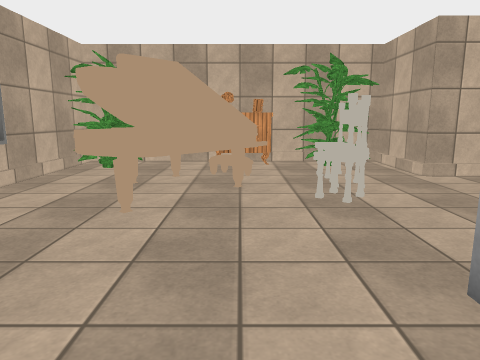
view 1 (above)

24 first-person views from a walk through a 3-D level made in the Unity game engine. The camera is 1.3 m above the floor, tilts 10° down and sees 70° across. Doors are open. The floor is counted in squares, 1 m on a side. Each view is taken from the middle of a square. On the plan, view 1 faces up. The plan holds only what a view shows up to about 15 squares ahead; the rest is blank. The place goes on beyond the plan. The player character is not drawn. Some animated figures are left out. Surface patterns are stand-ins for the level's own textures.

view 2
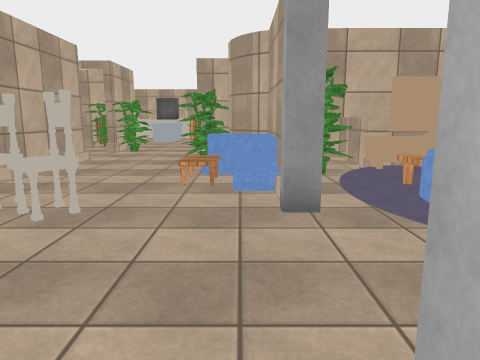

view 3
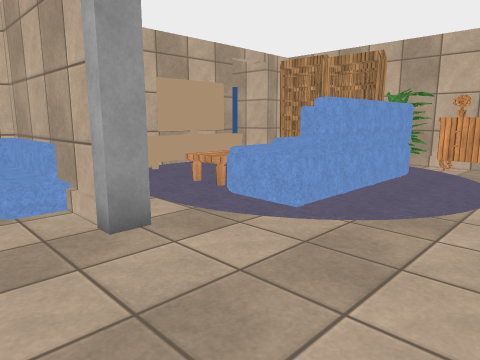

view 4
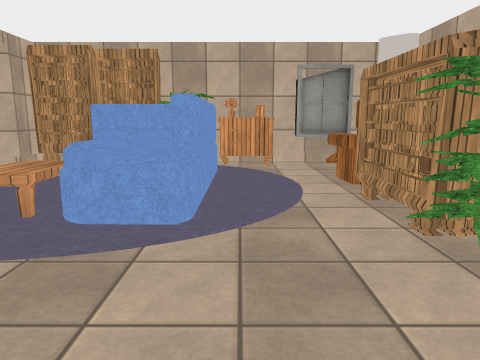

view 5
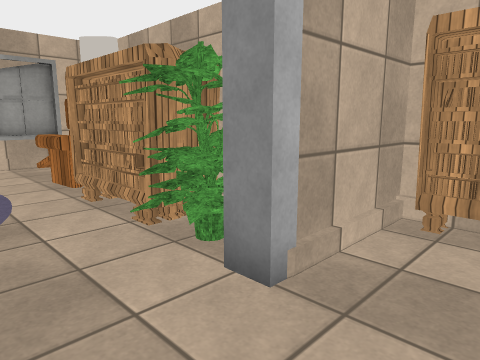

view 6
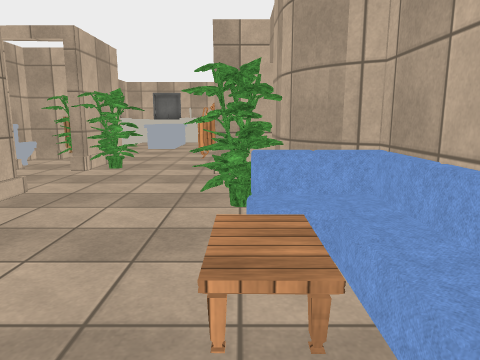

view 7
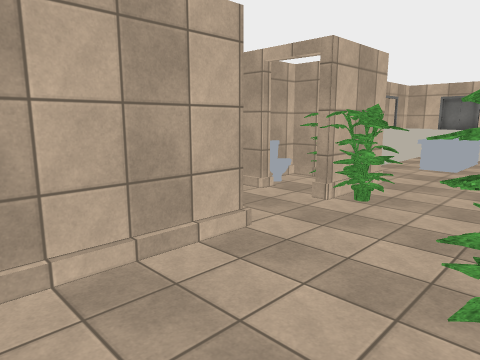

view 8
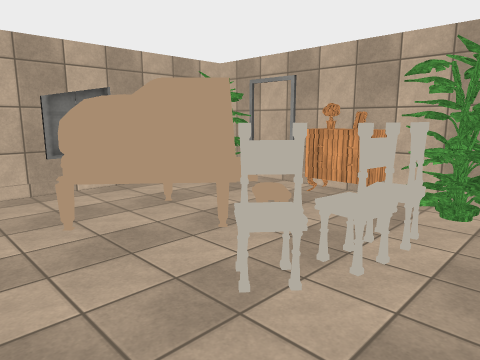

view 9
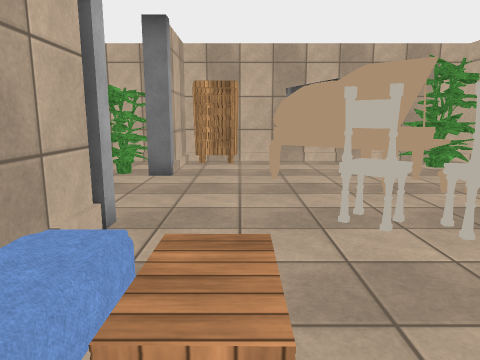

view 10
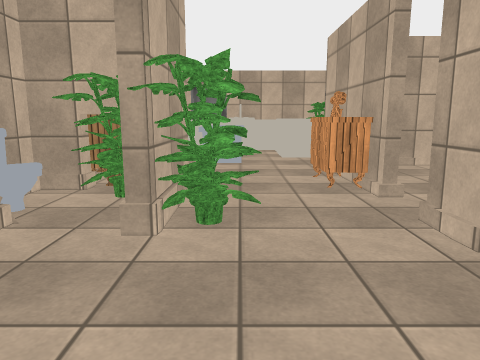

view 11
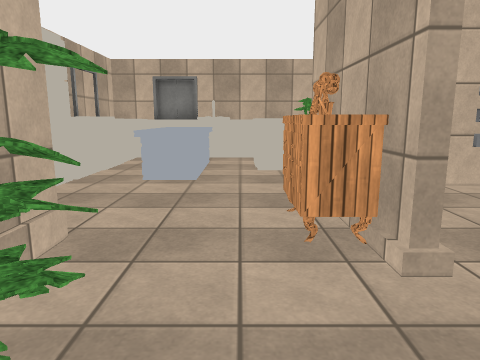

view 12
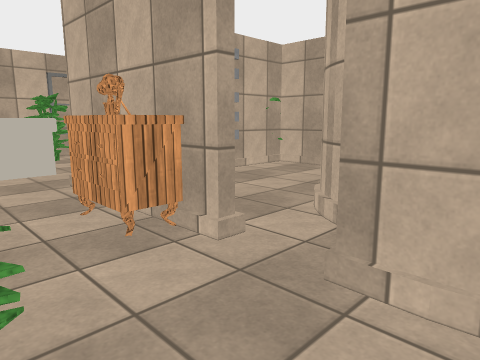

view 13
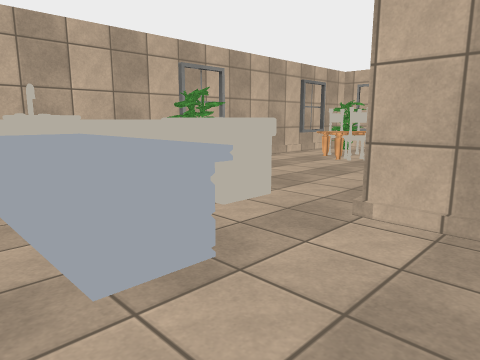

view 14
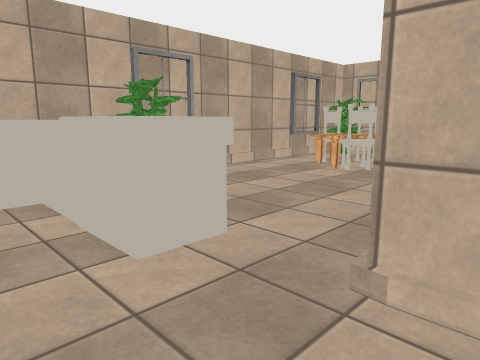

view 15
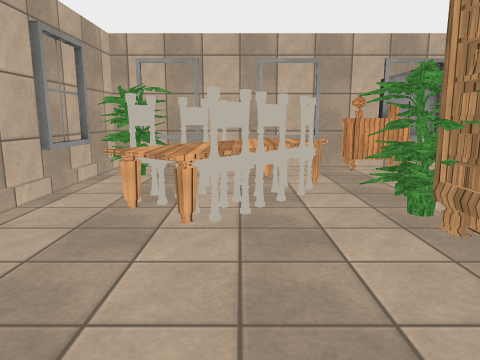

view 16
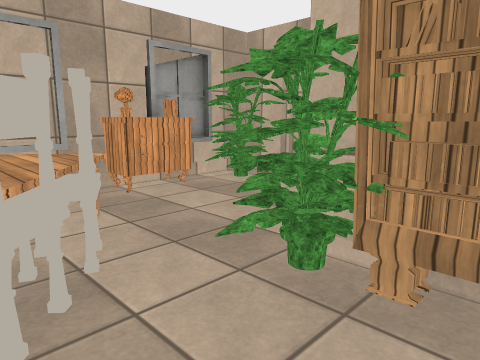

view 17
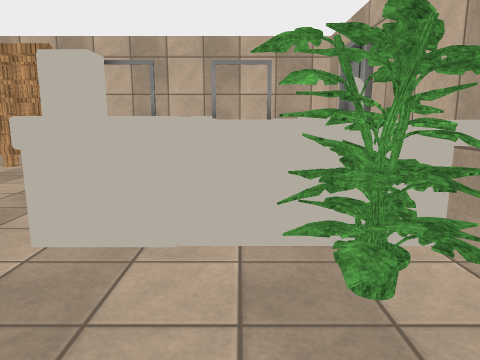

view 18
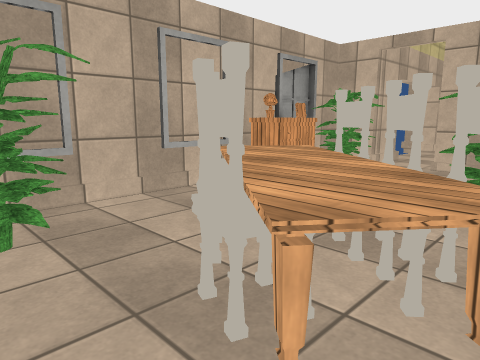

view 19
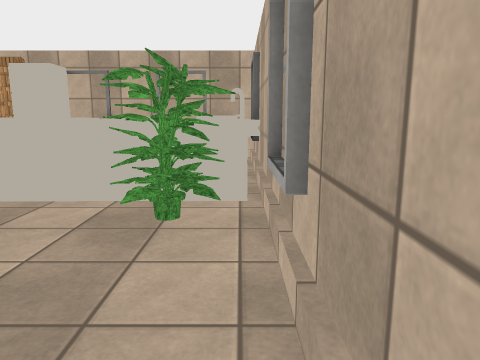

view 20
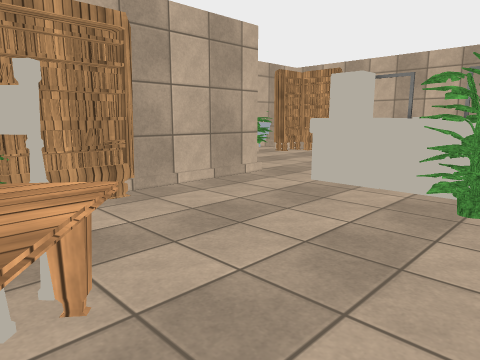

view 21
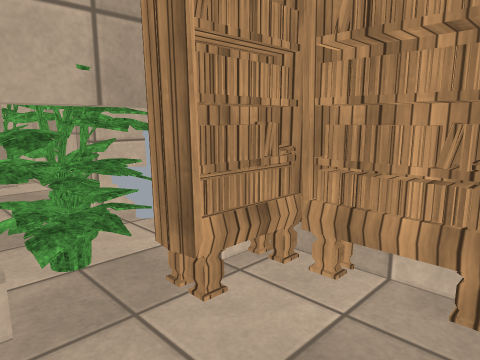

view 22
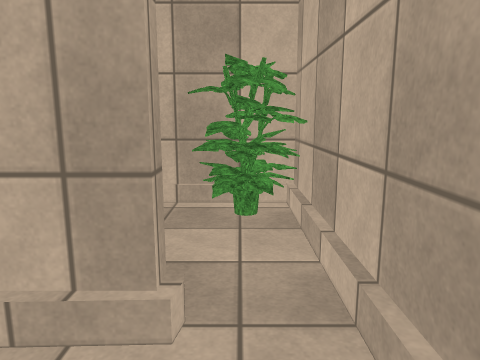

view 23
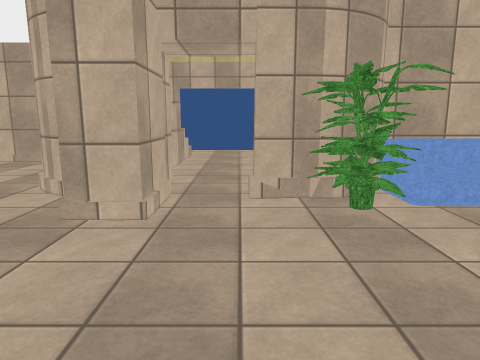

view 24
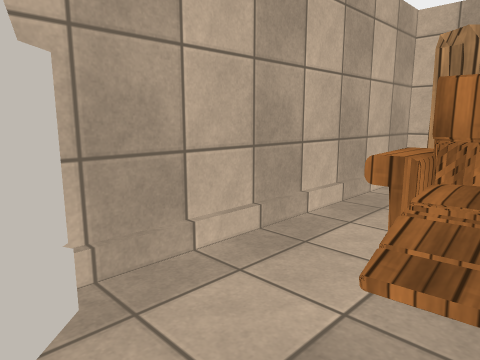

### Floor plan
Key: @ floor where view 1 was taken; # wall or solid block; . floor; / step, stairs or slope; D open door; P plant; R drawers; S sofa; T table; A TV; C carpet; B bookshelf; H chair; I toilet; F fridge; L ladder; O other object.
Columns run from 5 left of view 1 to 24 right of it. Each row starts with its distance up from view 1.
 11 ####################B#########
 10 #PP.RRRPP#PP....DPIB.BFOOOOOO#
  9 #PP.....P#...#..D..#.....OOOO#
  8 #..OOO.O.#####..####..OOOOOOO#
  7 #. OOO.O........PP....OOOOOOO#
  6 #.OOOOOO................OOOOO#
  5 #..OO..O..DD.....DRRR...OOOOO#
  4 #B......./D/#P.##D#D###.OOPPP#
  3 BB......////#######...#.....##
  2 ####DD.###S##     #...#.....##
  1 #.PP......P#        ..L......#
  0 #.BB.@SST  #        ..BB.....#
 -1 #.BB..SST A#        . #...T..#
 -2 #.BH. SST A#        ###P.TTT.#
 -3 #.HH. SSS AC      #.....TTTO##
 -4 #....      D#     D....TTTOP##
 -5 #.....     D#     D#P...TT.P#
 -6 #O..RR.PBBB#      ##PRR    P#
 -7 ########           ##########

Where each view was taken, in squares from view 1:
view 1: 0 up, 0 right, facing up
view 2: 3 up, 3 left, facing right
view 3: 4 up, 2 left, facing down-right
view 4: 4 up, 0 right, facing down
view 5: 4 up, 0 right, facing down-left
view 6: 4 up, 2 right, facing right
view 7: 4 up, 4 right, facing up-right
view 8: 3 up, 4 right, facing up-left
view 9: 4 up, 6 right, facing left
view 10: 7 up, 7 right, facing right
view 11: 6 up, 10 right, facing right
view 12: 7 up, 10 right, facing down-right
view 13: 9 up, 15 right, facing down-right
view 14: 7 up, 16 right, facing down-right
view 15: 3 up, 20 right, facing down
view 16: 0 up, 20 right, facing down-left
view 17: 1 up, 21 right, facing up
view 18: 1 down, 23 right, facing down-left
view 19: 1 down, 23 right, facing up
view 20: 2 down, 23 right, facing up-left
view 21: 8 up, 16 right, facing up-left
view 22: 10 up, 10 right, facing left
view 23: 9 up, 9 right, facing down
view 24: 6 down, 2 left, facing up-left
